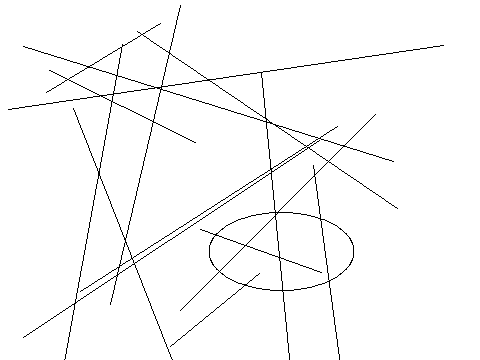

Recreate this plot in Python.
from PIL import Image, ImageDraw
image1 = Image.new('RGB', (480, 360), '#ffffff')
draw = ImageDraw.Draw(image1)
c=[397,167,271,335]
draw.ellipse(c,'#ffffff','#000000')
c=[455,429,311,58]
draw.ellipse(c,'#ffffff','#000000')
c=[161,368,22,115]
draw.ellipse(c,'#ffffff','#000000')
c=[386,220,246,272]
draw.ellipse(c,'#ffffff','#000000')
c=[47,68,170,64]
draw.ellipse(c,'#ffffff','#000000')
c=[209,212,354,290]
draw.ellipse(c,'#ffffff','#000000')
c=[19,473,73,169]
draw.ellipse(c,'#ffffff','#000000')
c=[380,226,17,355]
draw.ellipse(c,'#ffffff','#000000')
c=[103,387,264,156]
draw.ellipse(c,'#ffffff','#000000')
c=[285,87,43,269]
draw.ellipse(c,'#ffffff','#000000')
c=[29,334,56,204]
draw.ellipse(c,'#ffffff','#000000')
c=[195,292,218,131]
draw.ellipse(c,'#ffffff','#000000')
c=[375,8,17,301]
draw.ellipse(c,'#ffffff','#000000')
c=[159,333,141,323]
draw.ellipse(c,'#ffffff','#000000')
c=[258,363,87,208]
draw.ellipse(c,'#ffffff','#000000')
c=[194,190,153,62]
draw.ellipse(c,'#ffffff','#000000')
c=[359,35,156,207]
draw.ellipse(c,'#ffffff','#000000')
c=[84,166,11,74]
draw.ellipse(c,'#ffffff','#000000')
c=[317,408,72,24]
draw.ellipse(c,'#ffffff','#000000')
c=[342,261,151,157]
draw.ellipse(c,'#ffffff','#000000')
l=[319,140,23,337]
draw.line(l,'#000000')
l=[353,461,313,165]
draw.line(l,'#000000')
l=[397,208,137,31]
draw.line(l,'#000000')
l=[46,92,160,23]
draw.line(l,'#000000')
l=[188,401,73,108]
draw.line(l,'#000000')
l=[393,161,23,46]
draw.line(l,'#000000')
l=[375,114,180,310]
draw.line(l,'#000000')
l=[110,304,180,5]
draw.line(l,'#000000')
l=[170,346,259,273]
draw.line(l,'#000000')
l=[292,388,261,72]
draw.line(l,'#000000')
l=[200,229,321,272]
draw.line(l,'#000000')
l=[56,405,122,44]
draw.line(l,'#000000')
l=[443,45,8,109]
draw.line(l,'#000000')
l=[195,142,49,70]
draw.line(l,'#000000')
l=[337,126,80,291]
draw.line(l,'#000000')
image1.save('Artist08.png')